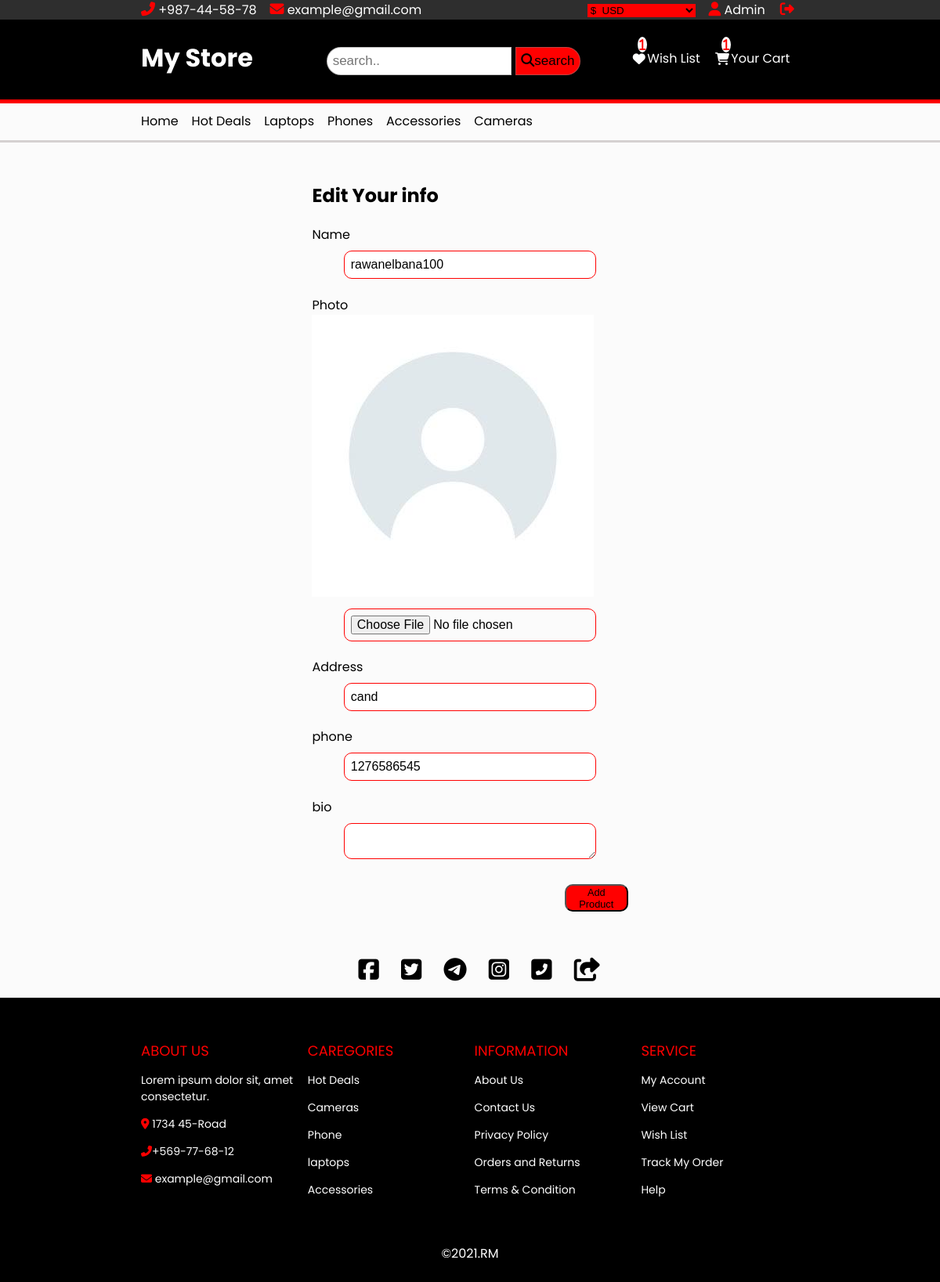
The page /settings.php (signed in) on the database its author committed.
### tables this page shows
CREATE TABLE `users` (
  `per_id` int(11) NOT NULL,
  `per_name` varchar(255) NOT NULL,
  `username` varchar(100) NOT NULL,
  `per_email` varchar(30) NOT NULL,
  `per_img` varchar(255) NOT NULL DEFAULT 'images - 2021-02-28T055930.611.jpeg',
  `per_role` varchar(50) NOT NULL DEFAULT 'user',
  `per_password` int(11) NOT NULL,
  `bio` varchar(255) NOT NULL,
  `per_phone` int(11) NOT NULL,
  `address` varchar(255) NOT NULL
);

### settings.php (the view, shortened to what this page needs)
<?php include "includes/header.php"; ?>
<?php
$profile_info=$connection->prepare("SELECT * FROM users WHERE  username=?");
$profile_info->execute(array($_SESSION['name']));
$row=$profile_info->fetch(PDO::FETCH_ASSOC);
?>
<div class="add">
            <div class="contener">
                <form  method="POST" enctype="multipart/form-data">
                    <h2> Edit Your info</h2>
                    <div class="input">
                        <label>Name</label>
                        <input type="text" name="Name"    value="<?php echo $row['per_name']?>">
                    </div>
                    <div class="input">
                        <label>Photo</label>
                        <span><img src="admin/images/<?php echo $row['per_img']?>" alt=""></span>
                        <input type="file" name="Photo"   >
                    </div>
                    <div class="input">
                        <label>Address </label>
                        <input type="text" name="Address"   value="<?php echo $row['address']?>">
                    </div>
                    <div class="input">
                        <label> phone</label>
                        <input type="number" name="phone"   value="<?php echo $row['per_phone']?>">
                    </div>
                    <div class="input">
                        <label>bio </label>
                        <textarea type="text" name="bio" ><?php echo $row['bio']?></textarea>
                    </div>
                    <button type="submit" class="link" name="update_profile">Add Product</button>
                </form>
            </div>
        </div>
   <?php include "includes/footer.php"; ?>

### css/style.css (style rules this page uses)
:root { --colorone: rgb(46, 46, 46);; --colortwo: black; --colorthree: red; }
body { font-family: "Poppins", sans-serif; margin: 0px; }
* { box-sizing: border-box; text-decoration: none; }

### css/header_footer.css (style rules this page uses)
.contener { width:70%; margin: 0 auto; }

### css/cart.css (style rules this page uses)
body { font-family: "Poppins", sans-serif; margin: 0px; }

### css/login.css (style rules this page uses)
.header .link, .add .link { width: 20%; height: 35px; margin-top:12.5px ; background: var(--colorthree); display: flex; justify-content: center; align-items: center; color: var(--colortwo); border-radius: 10px; font-size: 80%; }
body { background-color: rgba(250, 250, 250, 0.63); }
.input input { display: block; padding: 2% 2%; font-size: 16px; outline: 0; width: 80%; margin: 2% 10%; border: 1px solid var(--colorthree); border-radius: 10px; }
.input { margin-top: 5%; margin-bottom: 5%; }

### css/profile.css (style rules this page uses)
.add { width: 60%; margin: 50px auto; }
.add .link { float: right; }
.add form { width: 80%; margin: 0 auto; }
.add .contener { margin-bottom: 100px; }
.input textarea { display: block; padding: 1% 1%; font-size: 16px; outline: 0; width: 80%; margin: 2% 10%; border: 1px solid var(--colorthree); border-radius: 10px; }

### rows shown on the page
users: Name "rawanelbana100", per_img (picture), Address "cand", phone "1276586545"

### other values the page prints
$num "1"
